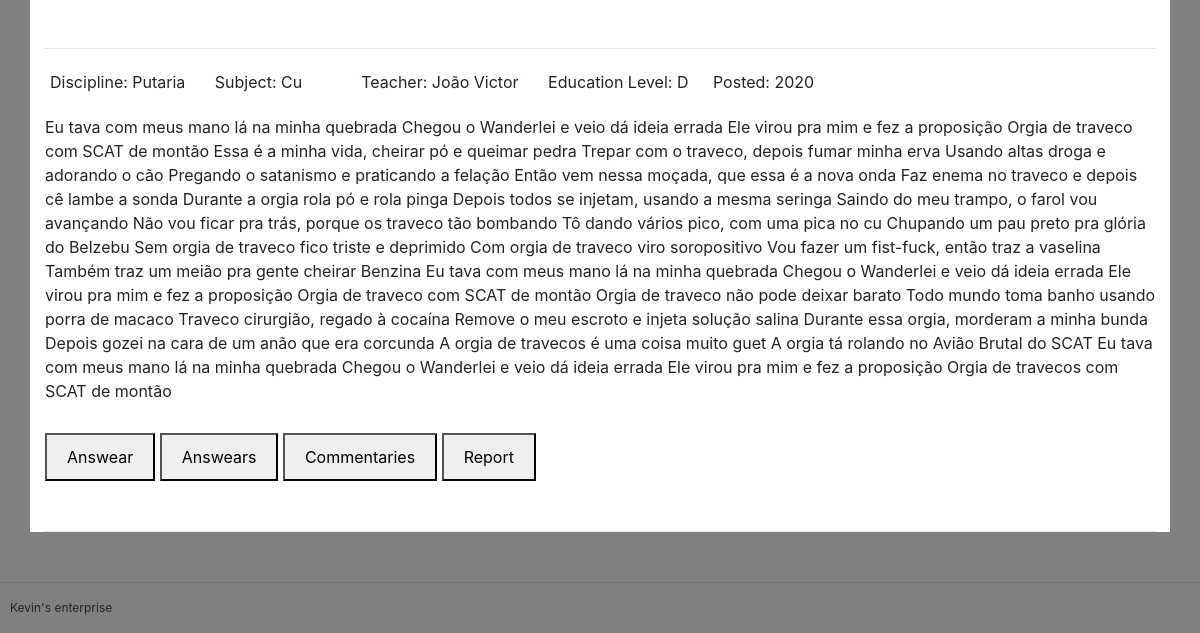
Page / (signed in, lower part) on the earlier database version.
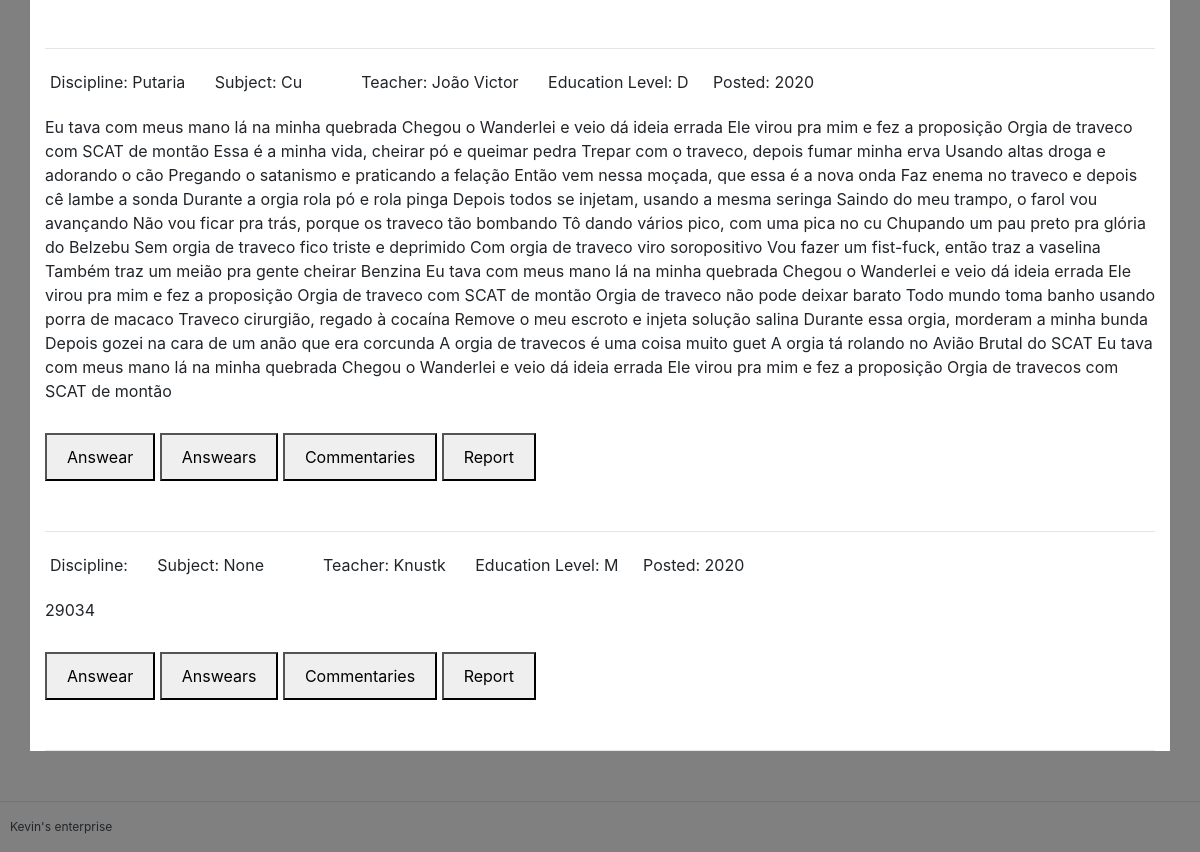
Same page on the later database version.
### base/models.py (models this page shows)
class Question(models.Model):
    date_created = models.DateTimeField(auto_now_add=True, null=True)
    text = models.CharField (max_length=10000)
    teacher_name = models.CharField(max_length=200)
    education_Level = models.CharField(max_length=1, choices=EDUCATIONS)
    is_public = models.BooleanField(default=True, blank=True)
    answear = models.CharField(max_length=5000, blank=True, null=True)
    university_name = models.CharField(max_length=200, blank=True, null=True)
    answears_count = models.IntegerField(default=0, blank=True, null=True)
    like_count = models.IntegerField(default=0, blank=True, null=True)
    deslike_count = models.IntegerField(default=0, blank=True, null=True)
    right_answear = models.CharField(max_length=1, choices=ANSWEARS, blank=True, null=True)
    wrong_answears_count = models.IntegerField(default=0, blank=True, null=True)
    pic_1 = models.ImageField(blank=True, null=True)
    pic_2 = models.ImageField(blank=True, null=True)
    subject = models.ForeignKey(Subject, on_delete=models.SET_NULL, null=True)
    users = models.ManyToManyField(UserPermission, blank=True)
    answears = models.ManyToManyField(Answear, blank=True, null=True)
    commentaries = models.ManyToManyField(Commentary, blank=True, null=True)
    likes = models.ManyToManyField(Like, blank=True, null=True)
    deslikes = models.ManyToManyField(Deslike, blank=True, null=True)
    reports = models.ManyToManyField(Report, blank=True, null=True)

class Subject(models.Model):
    name = models.CharField(max_length=100)
    discipline_name = models.CharField(max_length=100)
    reports = models.ManyToManyField(Report, blank=True)
    def __str__(self):
        return self.name

### base/views.py (the view)
# urls.py: path('', views.questions, name='questions'),
@login_required(login_url='login')
def questions(request):
	questions = Question.objects.filter(is_public=True)
	paginator = Paginator(questions, 5)
	page = request.GET.get('page')
	try:
		questions = paginator.page(page)
	except PageNotAnInteger:
		questions = paginator.page(1)
	except EmptyPage:
		questions = paginator.page(paginator.num_pages)
	context = {'page':page, 'questions':questions,}
	return render(request, 'base/questions.html', context)

### base/models.py (called while the page is built)
    def __str__(self):
        return self.nickname

### base/templates/base/questions.html (shortened to what this page needs)
{%  extends 'base/main.html' %}
{% block content %}
<div>
        {% for question in questions %}
            <div style="display:block; margin-bottom:50px; margin-bottom:50px;">
                <div style="display:block;">
                    <div style="display:inline-block; margin:5px; margin-right:20px;">
                        <p>Discipline: {{question.subject.discipline_name}}</p>
                    </div>
                    <div style="display:inline-block; margin:5px; margin-right:20px;">
                        <p>Subject: {{question.subject}}</p>
                    </div>
                    <div style="display:inline-block; margin:5px; margin-right:20px;">
                        <p>Teacher: {{question.teacher_name}}</p>
                    </div>
                    <div style="display:inline-block; margin:5px; margin-right:20px;">
                        <p>Education Level: {{question.education_Level}}</p>
                    </div>
                    <div style="display:inline-block;">
                        <p>Posted: {{question.date_created.year}}</p>
                    </div>
                </div>
                <p style="margin-bottom:30px;">{{question.text}}</p>
                <button style="padding:10px; padding-right:20px; padding-left:20px;" type="submit">Answear</button>
                <button id="answears" style="padding:10px; padding-right:20px; padding-left:20px;"  onclick="Show">Answears</button>
                <button style="padding:10px; padding-right:20px; padding-left:20px;">Commentaries</button>
                <a href="postreport"><button style="padding:10px; padding-right:20px; padding-left:20px;">Report</button></a>
            </div>
            <hr>
        {% endfor %}
</div>
{% endblock %}

### base/templates/base/main.html (shortened to what this page needs)
{% load static %}
<!DOCTYPE html>
<html>
<head>
    <link rel="stylesheet" href="https://stackpath.bootstrapcdn.com/bootstrap/4.5.2/css/bootstrap.min.css">
	<link rel="stylesheet" type="text/css" href="{% static '/css/main.css' %}">
</head>
<body style="background:grey; margin:0px;">
    <div style="background:white;" class="container">
        {% block content %}
        {% endblock %}
    </div>
    <hr style="margin-top:50px">
    <p style="font-size:12px; margin-left:10px;">Kevin's enterprise</p>
</body>
</html>

### base/templates/base/navbar.html (shortened to what this page needs)
{% load static %}

Differences in the rows shown:
added Question: subject "None", teacher_name "Knustk", education_Level "M", date_created.year "2020", text "29034"
